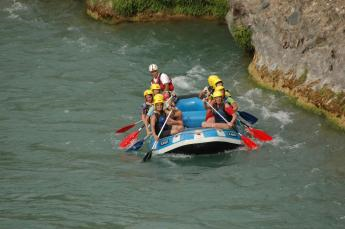
%> input picture Libs/rgbquadtree/rafting.png, 345 x 229 px
$ octave main.m   (GNU Octave 9; MATLAB toolbox functions it lacks are replaced by stand-ins)
%> lines starting %> are read from the running program, lines starting %| are printed output that depends on the picture
%> further down, I is the input picture: size 229x345x3 uint8; mean R, G, B 98, 105.4, 89.5
### Libs/rgbquadtree/qt3ddecom.m
% % This method uses three thresholds for red,green and blue blocks.
% % For any R/G/B block if the maximum value of the block elements minus the
% % minimum value of the block elements is greater than its respective threshold
% % then the RGB image is splitted into 4 blocks.

% % Thresholds are specified as a value between 0 and 1, even if I is of class uint8 or
% % uint16. If I is uint8, the threshold value you supply is multiplied by
% % 255 to determine the actual threshold to use; if I is uint16, the
% % threshold value you supply is multiplied by 65535

% % The function also pad the image if its size is not power of 2, so that
% % image can be divided until block of size 1.

% % Input
% % image I (true color) image matrix of size M-by-N-by-3.
% % thvec: threshold values of rgb b/w 0 and 1 e.g. thvec=[0.5,0.5,0.5]
% %        (this optional argument, defualt threshold is [0 0 0] i.e.
% %        lossless encoding

% % Output
% % S: the quadtree structure in the sparse matrix S. If S(k,m) is
% %    nonzero, then (k,m) is the upper left corner (ULC) of a block in the
% %    decomposition, and the size of the block is given by S(k,m).
% % valRGB(n,1:3):  mean (average) of RGB compoents for nth block

% % Exmaple of usage: [S,valRGB]=qt3ddecom(I,thvec);
% %                   or [S,valRGB]=qt3ddecom(I);

function [S,valRGB]=qt3ddecom(I,minBlockSize,varargin)
% [6 lines of commented-out code are left out]
thvec=[0 0 0];                %lossless encoding
defaultValues = {thvec};      %threshold vector
% % % Assign Values
nonemptyIdx = ~cellfun('isempty',varargin);
%> nonemptyIdx = []
defaultValues(nonemptyIdx) = varargin(nonemptyIdx);
[thvec] = deal(defaultValues{:});
%> thvec = [0 0 0]
% %--------------------------------------------------------------
classtr=class(I);
%> classtr = 'uint8'
[ir ic id]=size(I); % size of image before padding
%> ir = 229; ic = 345; id = 3
if(id~=3)
    error('Input Matrix (Image) must be of size M-by-N-by-3 (true color)');
end
if(~ispowerof2(ir) || ~ispowerof2(ic))
    I=padrgbtomakepowof2(I);
    % % sizeIafterPad=size(I);
    % % disp('padding is done to make input Matrix/Image power of 2');
end
[irp,icp,id]=size(I); % size of image after padding
S=zeros(irp,icp);

% %--------------------------------------------------------------
% % Matrix S is intitially of same size as input image/matrix and holds
% % zeros in all locations.
% % stru1 holds information about those images that are to be tested
% % for splitting.
% % initially we would put coordinates of ULC of image into stru1 then
% % we will execute a loop until stru1 becomes empty.
% % Inside loop we would take coordinates of last image block from stru1
% % and remove them from stru1, then test if for splitting.
% % If it split then we would put four new blocks into stru1. If it does
% % not split then we would (ULC) of that single block into matrix S.
% % This process would continue until stru1 becomes emtpy, that means no
% % more splitting is required and we would be outside while loop. Then
% % simple we would converte matrix S into sparse matrix.

count1=1;                    % counter to save data in S
stru1(count1).rc=[1 1];      % beginning (upper left corner) coordinates of image
stru1(count1).sz=size(I,1);  % size of image (width and height are equal)

while(size(stru1,2)>=1)
    r1=stru1(end).rc(1);
    r2=r1+stru1(end).sz-1;
    c1=stru1(end).rc(2);
    c2=c1+stru1(end).sz-1;
    stru1(end)=[];          % remove from stru1
    count1=count1-1;
    % % splitting (return splitting coordiantes with respect to segment
    % % (block) of image (matrix)
    [b1r,b1c,b2r,b2c,b3r,b3c,b4r,b4c,sz]=qtrgbsplit(I(r1:r2,c1:c2,1:3),minBlockSize,thvec);
    if(sz==-1) % Not splitted
        % % disp('not splitted');
        S(r1,c1)=r2-r1+1;
    else      % splitted here we can find the pieces to split elseif (sz>=4)
        % % disp('splitted');
        %% converting local coordinates to global coordinates
        b1r=r1+b1r-1;
        b1c=c1+b1c-1;
        b2r=r1+b2r-1;
        b2c=c1+b2c-1;
        b3r=r1+b3r-1;
        b3c=c1+b3c-1;
        b4r=r1+b4r-1;
        b4c=c1+b4c-1;
        % % adding fourth block data in stru1
        count1=count1+1;
        stru1(count1).rc=[b4r,b4c];
        stru1(count1).sz=sz;
        % % adding third block data in stru1
        count1=count1+1;
        stru1(count1).rc=[b3r,b3c];
        stru1(count1).sz=sz;
        % % adding second block data in stru1
        count1=count1+1;
        stru1(count1).rc=[b2r,b2c];
        stru1(count1).sz=sz;
        % % adding first block data in stru1
        count1=count1+1;
        stru1(count1).rc=[b1r,b1c];
        stru1(count1).sz=sz;

    end
end
% %--------------------------------------------------------------
S=sparse(S); %converting S into sparse matrix
[i,j,blkSz] = find(S);
if(length(find(thvec))==0) %lossless encoding (all entries in thvec are 0)
    for k=1:length(blkSz)
        valRGB(k,1:3)=I(i(k),j(k),1:3); % values of corresponding indices of S of RGB
    end
else             %lossy encoding
    valR=avgofmatblks(I(:,:,1),i,j,blkSz,blkSz); % mean of Red
    valG=avgofmatblks(I(:,:,2),i,j,blkSz,blkSz); % mean of Green
    valB=avgofmatblks(I(:,:,3),i,j,blkSz,blkSz); % mean of Blue
    valRGB=[valR', valG', valB'];
end
% %--------------------------------------------------------------
% % % Now Removing those rows from S and valRGB that exceed original image size(ir,ic)
% % % ir,ic,irp,icp
if (ir<irp && ic<icp)
    [S,valRGB]=delsparsekeybyxANDy(S,i,j,valRGB,ir,ic);
end
% %--------------------------------------------------------------
% % Trim S
% S=S(1:max(i),1:max(j)); %use previously computed [i,j,v]=find(S)
S=trimsparse(S);          %computes again [i,j,v]=find(S)
% %--------------------------------------------------------------
% % next stpe is to convert to same class as that of original image.
% % if original image is of type integer this operation would also round
% % off
valRGB=converttoclass(valRGB,classtr);
% %  sizeSAfter=size(S)
% %--------------------------------------------------------------
% % % Plotting
%figure, image(I)
%title('\bfOriginal Padded Image');
% drawquadblocks(S);
% title('\bfQuadtree blocks on Padded Image');
% %--------------------------------------------------------------


% % % --------------------------------
% % % Author: Dr. Murtaza Khan
% % % Email : drkhanmurtaza@gmail.com
% % % --------------------------------

### Libs/rgbquadtree/padrgbtomakepowof2.m
% % if required then add padvalue (defualt 0)
% % to make size of rgbimg power of 2.
% %  e.g. if initiall size of rgbimg is 7x5x3
% % the after padding, size of rgbimg would be
% % 8x8x3
function rgbimgnew =padrgbtomakepowof2(rgbimg,varargin)

% % % Default Values
padvalue=0;
defaultValues = {padvalue};
% % % Assign Values
nonemptyIdx = ~cellfun('isempty',varargin);
%> nonemptyIdx = []
defaultValues(nonemptyIdx) = varargin(nonemptyIdx);
[padvalue] = deal(defaultValues{:});
%> padvalue = 0
% % % --------------

IR=padtomakepowof2(rgbimg(:,:,1),padvalue);
IG=padtomakepowof2(rgbimg(:,:,2),padvalue);
IB=padtomakepowof2(rgbimg(:,:,3),padvalue);
rgbimgnew(:,:,1)=IR;
rgbimgnew(:,:,2)=IG;
rgbimgnew(:,:,3)=IB;

% % % --------------------------------
% % % Author: Dr. Murtaza Khan
% % % Email : drkhanmurtaza@gmail.com
% % % --------------------------------

### Libs/rgbquadtree/padtomakepowof2.m
% % if required then add padvalue (defualt 0)
% % to make size of A power of 2.
% %  e.g. if initiall size of A is 2x3
% % the after padding, size of A would be
% % 4x4
function A =padtomakepowof2(A,varargin)

% % % Default Values
padvalue=0;
defaultValues = {padvalue};
% % % Assign Values
nonemptyIdx = ~cellfun('isempty',varargin);
%> nonemptyIdx = true
defaultValues(nonemptyIdx) = varargin(nonemptyIdx);
[padvalue] = deal(defaultValues{:});
%> padvalue = 0
% % ------------------------------------
B=A;
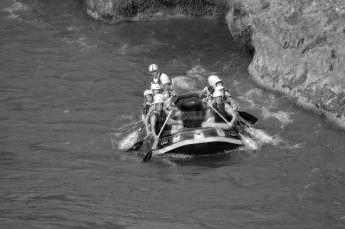
%> B: size 229x345 uint8; min 0, max 255, mean 98
[M,N]=size(B);
%> M = 229; N = 345
type_A=class(A);
%> type_A = 'uint8'
A=converttoclass(A,'double');
padvalue=converttoclass(padvalue,'double');
npo2=2^nextpow2(max(size(A)));
%> npo2 = 512
% % ------------------------------------
% % Padding process
A(1:npo2,1:npo2)=padvalue; % A expanded to required size
%> A: size 512x512 double; every value is 0
A(1:M,1:N)=B(1:M,1:N);     % 1:M,1:N locations filled with origincal values
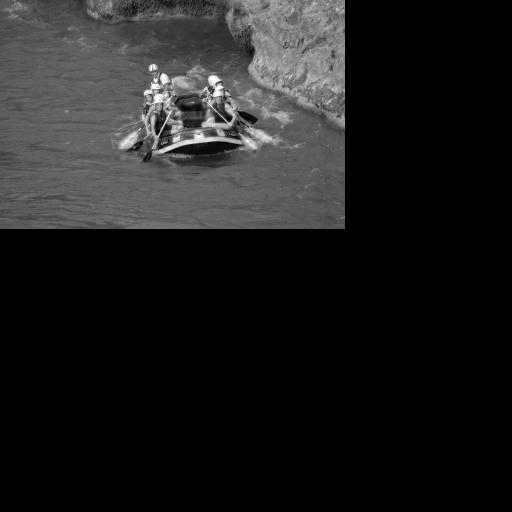
%> A: size 512x512 double; min 0, max 255, mean 29.5
% % OR
% % alternatively A can be padded using image processing tool
% % box method 'padarray' by following statement
% % A=padarray(A,[npo2-M,npo2-N],padvalue,'post');

% % ------------------------------------

A=converttoclass(A,type_A); % back to original type

% % % --------------------------------
% % % Author: Dr. Murtaza Khan
% % % Email : drkhanmurtaza@gmail.com
% % % --------------------------------

### Libs/rgbquadtree/converttoclass.m
% % converte input arguent 'var' to class specified in 'type'.
% % conversion should be possible by MATLAB conversion functions.
% % Following conversion types are allowed
% % int8
% % uint8
% % int16
% % uint16
% % int32
% % uint32
% % int64
% % uint64
% % single
% % double

function var=converttoclass(var,type)

if (strcmp(type,'int8'))
    var=int8(var);
elseif(strcmp(type,'uint8'))
    var=uint8(var);
elseif(strcmp(type,'int16'))
    var=int16(var);
elseif(strcmp(type,'uint16'))
    var=uint16(var);
elseif(strcmp(type,'int32'))
    var=int32(var);
elseif(strcmp(type,'uint32'))
    var=uint32(var);
elseif(strcmp(type,'int64'))
    var=int64(var);
elseif(strcmp(type,'uint64'))
    var=uint64(var);
elseif(strcmp(type,'single'))
    var=single(var);
elseif(strcmp(type,'double'))
    var=double(var);
else
    disp('this type is not allowed or supported');
end

% % % --------------------------------
% % % Author: Dr. Murtaza Khan
% % % Email : drkhanmurtaza@gmail.com
% % % --------------------------------

### Libs/rgbquadtree/ispowerof2.m
% % check if given number 'n'is power of 2.
% % return 1 if given number 'n'is power of 2, otherwise return 0

function flag=ispowerof2(n)

flag=0;

table=[1,2,4,8,16,32,64,128,256,512,1024,2048,4096,8192,16384,32768,65536,131072,262144,524288,...
    1048576,2097152,4194304,8388608,16777216,33554432,67108864,134217728,268435456,536870912];

if(n>table(end) || n<1)
    error('Out out range, can not check either this value is power of 2 or not')
end

if( length(find(table == n)>0) )
    flag=1;
end

% % % --------------------------------
% % % Author: Dr. Murtaza Khan
% % % Email : drkhanmurtaza@gmail.com
% % % --------------------------------


### Libs/rgbquadtree/main.m
% % Test program for Quadtree Encoding and Decoding of RGB image
clc, close all, clear all
thvec=[0.5,0.5,0.5];  % threshold for red,green and blue (values b/w 0 and 1)
picname='rafting.png';
I = imread(picname);
% [ir ic d]=size(I);    % size of I must be M-by-N-by-3
% figure, image(I)          % original input image
% title('\bfOriginal Image');
% % ----------------------------------
% % RGB Quadtree Encoding
%[S,valRGB]=qt3ddecom(I,thvec);  %lossy encoding
% % OR
[S,valRGB]=qt3ddecom(I);      %lossless encoding
%> in padtomakepowof2 (call 2), `B=A;`:
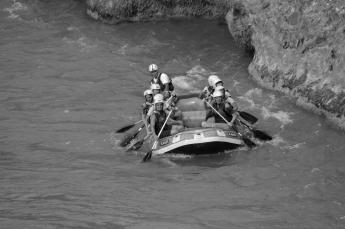
%> B: size 229x345 uint8; min 0, max 255, mean 105.4
%> in padtomakepowof2 (call 2), `A(1:M,1:N)=B(1:M,1:N);`:
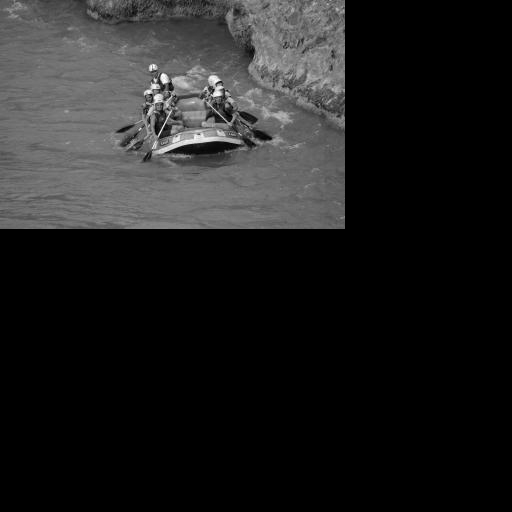
%> A: size 512x512 double; min 0, max 255, mean 31.8
%> in padtomakepowof2 (call 3), `B=A;`:
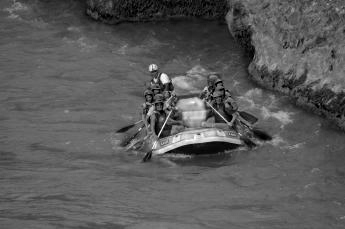
%> B: size 229x345 uint8; min 0, max 255, mean 89.5
%> in padtomakepowof2 (call 3), `A(1:M,1:N)=B(1:M,1:N);`:
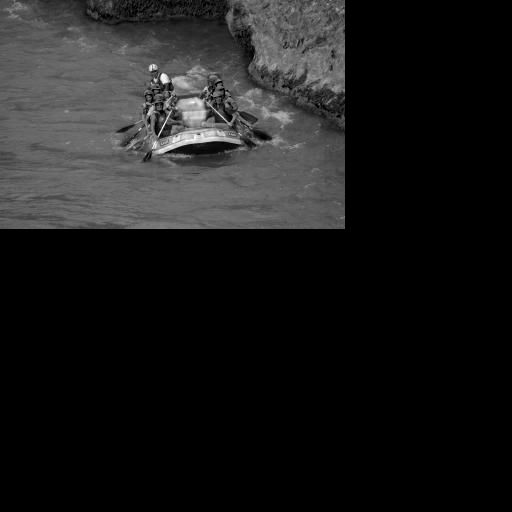
%> A: size 512x512 double; min 0, max 255, mean 27
%> in padrgbtomakepowof2, `rgbimgnew(:,:,3)=IB;`:
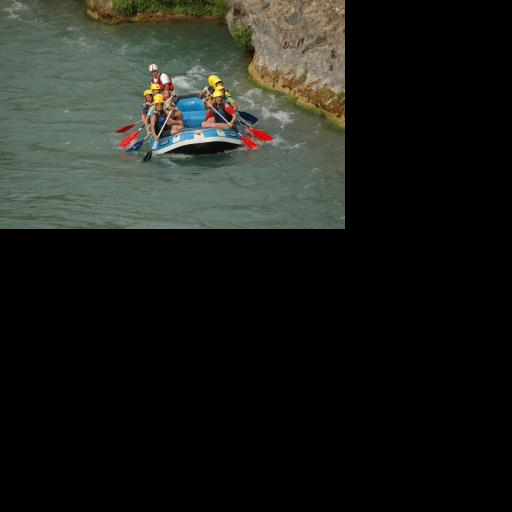
%> rgbimgnew: size 512x512x3 uint8; mean R, G, B 29.5, 31.8, 27
%> the run ends on the next line
